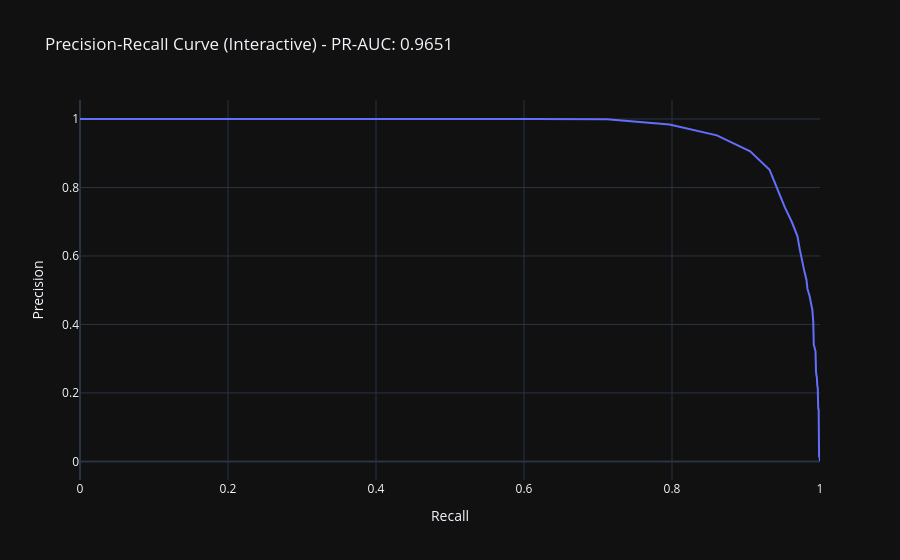

Here is the notebook cell this chart was saved with:
### Code cell
import plotly.graph_objects as go

y_probs = model.predict_proba(X_val)[:, 1]

precision, recall, thresholds = precision_recall_curve(y_val, y_probs)
pr_auc = auc(recall, precision)

# Downsample only the displayed curve to keep the notebook light; PR-AUC is computed on the full curve.
plot_points = min(5_000, len(recall))
plot_idx = np.linspace(0, len(recall) - 1, plot_points).astype(int)
threshold_text = np.array(["Threshold: N/A"] * len(recall), dtype=object)
threshold_text[:len(thresholds)] = [f"Threshold: {round(t, 3)}" for t in thresholds]

fig = go.Figure()
fig.add_trace(go.Scatter(
    x=recall[plot_idx],
    y=precision[plot_idx],
    mode='lines',
    name=f'XGBoost (AUC={pr_auc:.3f})',
    text=threshold_text[plot_idx],
    hovertemplate="<b>Recall: %{x:.3f}</b><br>Precision: %{y:.3f}<br>%{text}<extra></extra>"
))

fig.update_layout(
    title=f"Precision-Recall Curve (Interactive) - PR-AUC: {pr_auc:.4f}",
    xaxis_title="Recall",
    yaxis_title="Precision",
    hovermode="closest",
    template="plotly_dark"
)

fig.show()
print(f"PR-AUC: {pr_auc:.4f}")

### Figure 1 — Plotly figure (JSON) as saved in the notebook; plotly's stock layout.template omitted (floating-point values rounded to 4 significant figures; data arrays with more than 128 entries replaced by an {"elided": "..."} marker saying what was removed)
{"data": [{"hovertemplate": "<b>Recall: %{x:.3f}</b><br>Precision: %{y:.3f}<br>%{text}<extra></extra>", "mode": "lines", "name": "XGBoost (AUC=0.965)", "text": {"elided": "5000 str values"}, "type": "scatter", "x": {"elided": "5000 float values"}, "y": {"elided": "5000 float values"}}], "layout": {"hovermode": "closest", "title": {"text": "Precision-Recall Curve (Interactive) - PR-AUC: 0.9651"}, "xaxis": {"title": {"text": "Recall"}}, "yaxis": {"title": {"text": "Precision"}}}}
